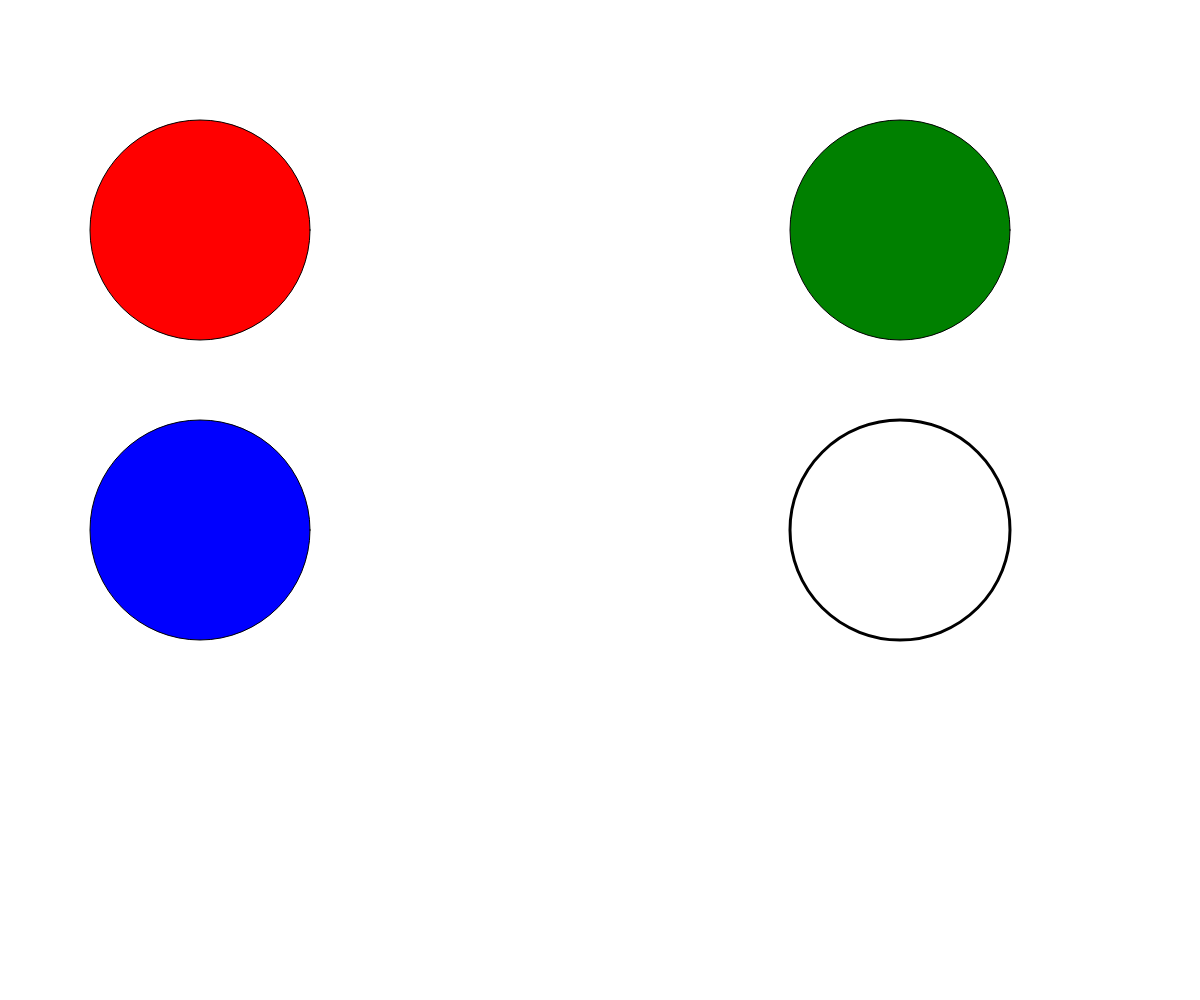
Frame 1 (no input)
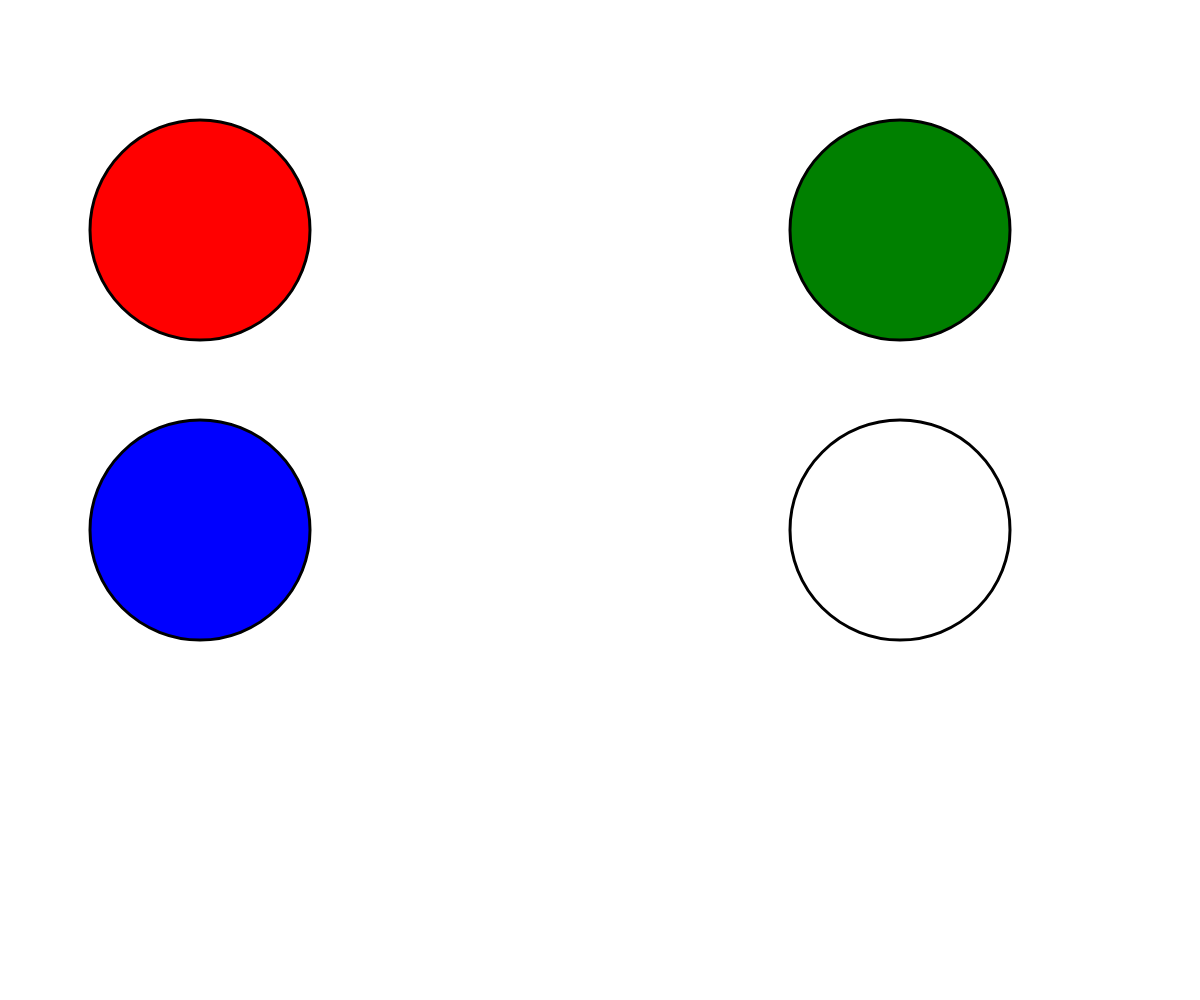
Frame 60 (no input)
Frame 120 (the mouse pressed at the canvas centre since frame 60): identical to frame 60, image omitted

The p5.js sketch that drew these frames (run headless with seeded random() and noise() and a simulated clock; from frame 60 on, the mouse is pressed at the canvas centre):

// p5.js sketch
// ── sketch.js

function setup() {
    createCanvas(windowWidth, windowHeight);
  }
  
  function draw() {
    background(255);

    fill(255,0,0)
    circle(200, 230, 220)

    fill(0,128,0)
    circle(900, 230, 220)

    fill(0,0,255)
    circle(200, 530, 220)

    noFill()
    stroke((0,0,0))
    strokeWeight(3)
    circle(900, 530, 220)
  }
